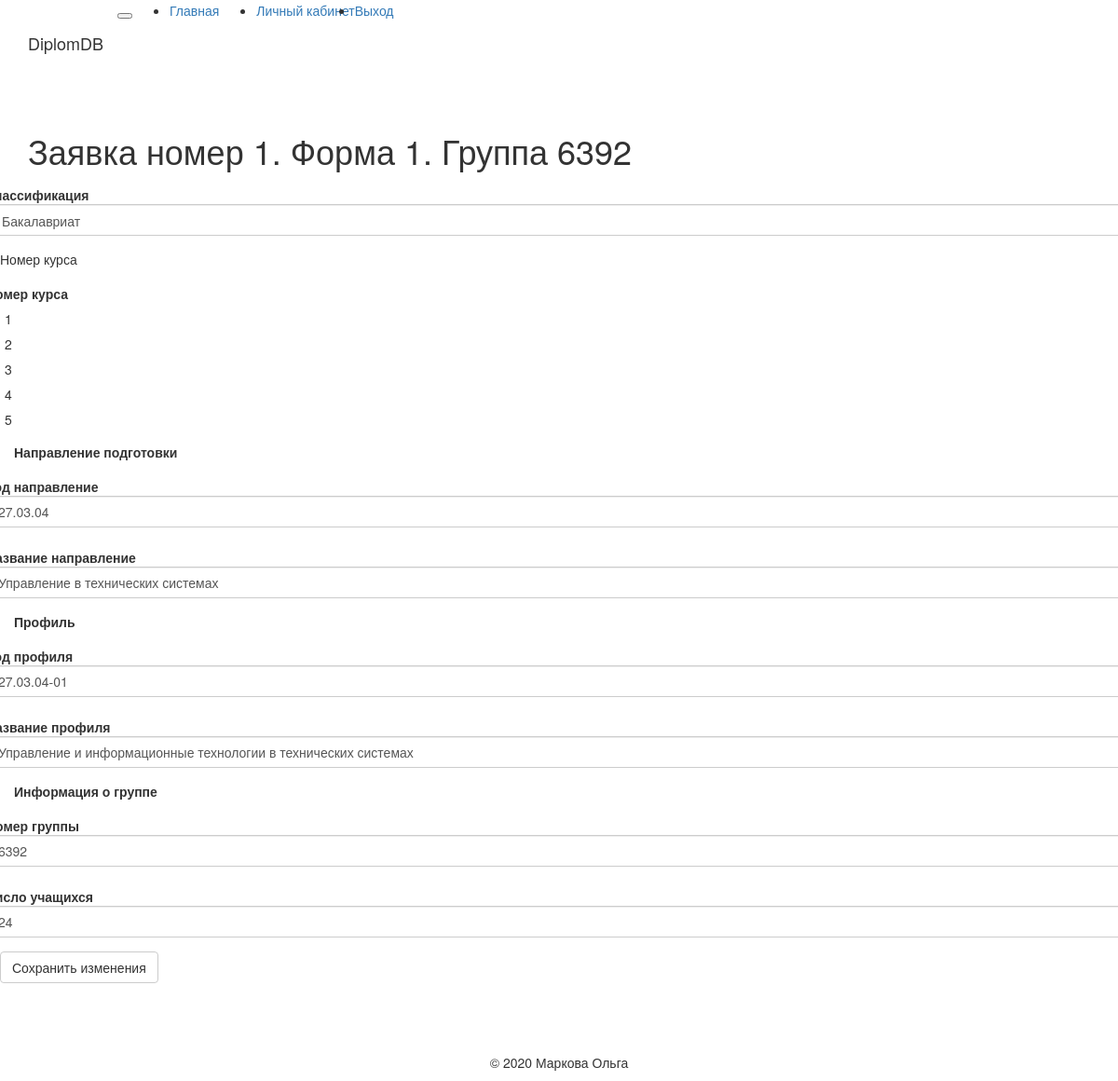
The page /form1_edit/bloommmy/1/6392/44 (signed in) on the database its author committed.
### app/models.py (models this page shows, shortened)
class Form_one(db.Model):
    timestamp = db.Column(db.DateTime, index=True, default=datetime.utcnow)
    NumForm = db.Column(db.Integer, db.ForeignKey('form_all.id'), primary_key=True)
    Group_id = db.Column(db.Integer, primary_key=True)
    Degree_id = db.Column(db.Integer)
    Direction_id = db.Column(db.Integer)
    Direction_name = db.Column(db.String)
    Profile_id = db.Column(db.Integer)
    Profile_name = db.Column(db.String)
    Course = db.Column(db.Integer)
    NumStudents = db.Column(db.Integer)
    groups = db.relationship('Form_two', backref='groups', cascade='all, delete', lazy='dynamic')

### app/routes.py (the view)
@app.route('/form1_edit/<username>/<numForm>/<group>/<i>', methods=['GET', 'POST'])
@login_required
def form1_edit(username, numForm, group, i):
    i = i
    form = F_One_edit()
    if form.validate_on_submit():
        h = Form_all.query.filter(Form_one.NumForm == numForm, Form_one.Group_id == form.Group_id.data).count()
        if h == 1 and int(form.Group_id.data) != int(group):
            flash('Группа с номером {} уже внесены в заявку, пожалуйста, введите другой номер группы'.format(form.Group_id.data))
            return redirect(url_for('form1_edit', username = current_user.username, numForm = numForm, group = group, i = i))
        else:
            deg = str(form.Degree_id.data)
            cou = str(form.Course.data)
            if deg == '2' and (cou == '3' or cou == '4' or cou == '5'):
                flash('Неправильно указан номер курса либо классификация')
                return redirect(url_for('form1_edit', username = current_user.username, numForm = numForm, group = group, i = i))
            elif deg == '1' and cou == '5':
                flash('Неправильно указан номер курса либо классификация')
                return redirect(url_for('form1_edit', username = current_user.username, numForm = numForm, group = group, i = i))
            else:
                f = Form_two.query.filter(Form_two.NumForm == numForm, Form_two.Group_id == group).count()
                if f != 0:
                    f = Form_two.query.filter(Form_two.NumForm == numForm, Form_two.Group_id == group).all()
                    for u in f:
                        u.Group_id = form.Group_id.data
                        db.session.commit()
                    else:
                        f = 0
        u = Form_one.query.filter(Form_one.NumForm == numForm, Form_one.Group_id == group).first()
        u.Group_id = form.Group_id.data
        u.Degree_id = form.Degree_id.data
        u.Direction_id = form.Direction_id.data
        u.Direction_name = form.Direction_name.data
        u.Profile_id = form.Profile_id.data
        u.Profile_name = form.Profile_name.data
        u.Course = form.Course.data
        u.NumStudents = form.NumStudents.data
        db.session.commit()
        flash('Изменения в группе {} успешно сохранены'.format(form.Group_id.data))
        if i == '1':
            return redirect(url_for('form1_promo', username = current_user.username, numForm = numForm, i = 1))
        elif i == '11':
            return redirect(url_for('form12_promo', username = current_user.username, numForm = numForm, i = 1))
        elif i == '2':
            return redirect(url_for('form0_edit', username = current_user.username, numForm = numForm))
        elif i == '44':
            return redirect(url_for('all_form_view_g', username = current_user.username, numForm = numForm))
    elif request.method == 'GET':
        u = Form_one.query.filter(Form_one.NumForm == numForm, Form_one.Group_id == group).first()
        form.Degree_id.data = u.Degree_id
        form.Group_id.data = u.Group_id
        form.Direction_id.data = u.Direction_id
        form.Direction_name.data = u.Direction_name
        form.Profile_id.data = u.Profile_id
        form.Profile_name.data = u.Profile_name
        form.Course.data = u.Course
        form.NumStudents.data = u.NumStudents
    return render_template('form1_edit.html', numForm = numForm, group = group, form=form)

### app/forms.py
class F_One_edit(FlaskForm):
    Degree_id = SelectField('Классификация', choices=[(1, 'Бакалавриат'),(2, 'Магистратура'),(3, 'Специалитет')], coerce = int)
    Course = RadioField('Номер курса', choices=[(1, '1'),(2, '2'),(3, '3'),(4, '4'),(5, '5')], coerce=int, validators=[DataRequired()])
    Direction_id = StringField('Код направление', validators=[DataRequired()])
    Direction_name = StringField('Название направление', validators=[DataRequired()])
    Profile_id = StringField('Код профиля',validators=[DataRequired()])
    Profile_name = StringField('Название профиля',validators=[DataRequired()])
    Group_id = IntegerField('Номер группы', validators=[DataRequired()])
    NumStudents = IntegerField('Число учащихся', validators=[DataRequired()])
    Save = SubmitField('Сохранить изменения')

### app/models.py (called while the page is built)
@login.user_loader
def load_user(id):
    return User.query.get(int(id))

### app/templates/form1_edit.html (shortened to what this page needs)
{% extends "base.html" %}
{% import 'bootstrap/wtf.html' as wtf %}
{% block app_content %}
    <h1>Заявка номер {{ numForm }}. Форма 1. Группа {{ group }}</h1>
    <form class="form form-horizontal" method="post" action="" role="form">
      <div class="form-group">
        <div class="row">
          <div class="col-sm">
            {{ wtf.form_field(form.Degree_id) }}
          </div>
          <div class="col-sm">
            <p>Номер курса</p>
              {{ wtf.form_field(form.Course, form_type = "inline") }}
          </div>
        </div>
        <p><b>Направление подготовки</b></p>
        <div class="row">
          <div class="col-sm">
            {{ wtf.form_field(form.Direction_id) }}
          </div>
          <div class="col-sm">
            {{ wtf.form_field(form.Direction_name) }}
          </div>
        </div>
        <p><b>Профиль</b></p>
        <div class="row">
          <div class="col-sm">
            {{ wtf.form_field(form.Profile_id) }}
          </div>
          <div class="col-sm">
            {{ wtf.form_field(form.Profile_name) }}
          </div>
        </div>
        <p><b>Информация о группе</b></p>
        <div class="row">
          <div class="col-sm">
            {{ wtf.form_field(form.Group_id) }}
          </div>
          <div class="col-sm">
            {{ wtf.form_field(form.NumStudents) }}
          </div>
        </div>
        <div class="row">
          <div class="col-sm text-left">
            {{ wtf.form_field(form.Save) }}
          </div>
        </div>
      </div>
    </form>
    <br>
    <br>
{% endblock %}

### rows shown on the page
Form_one: Degree_id "Бакалавриат", Direction_id "27.03.04", Direction_name "Управление в технических системах", Profile_id "27.03.04-01", Profile_name "Управление и информационные технологии в технических системах", Group_id "6392", NumStudents "24"

### other values the page prints
{{ numForm }} "1"
{{ group }} "6392"
